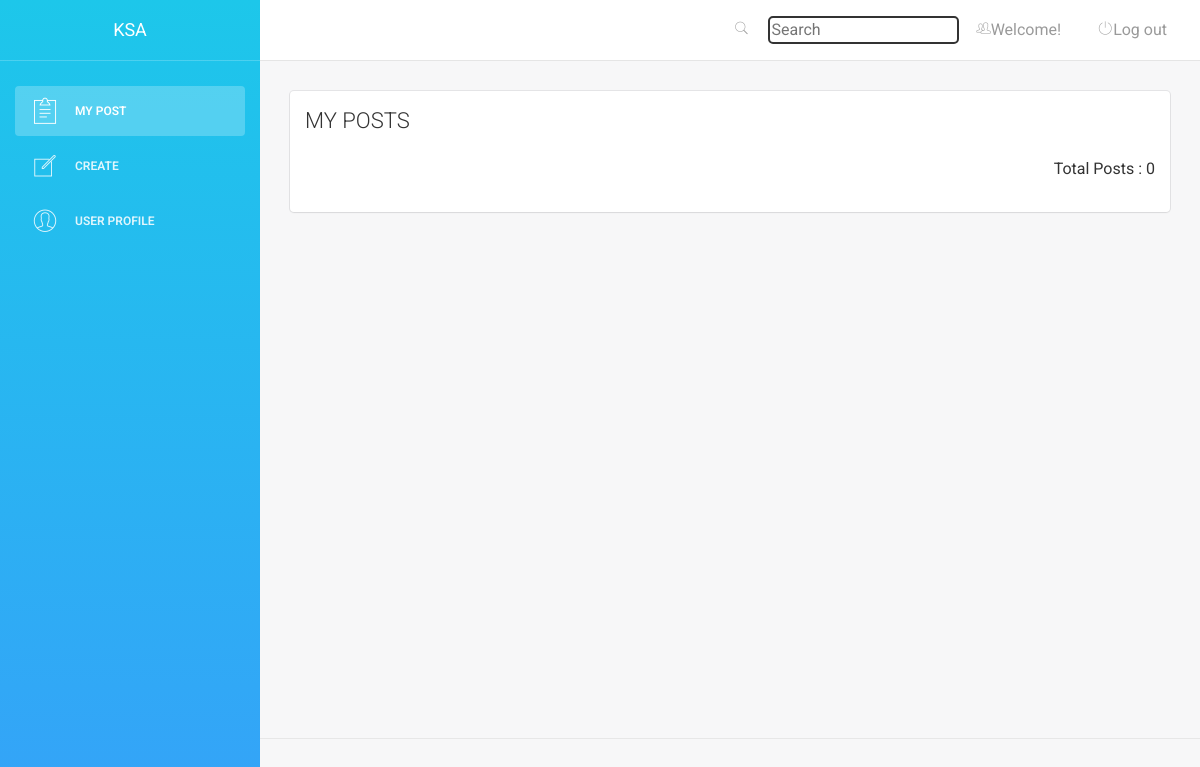
The app's page /userdashboard/userposts.php, older data.
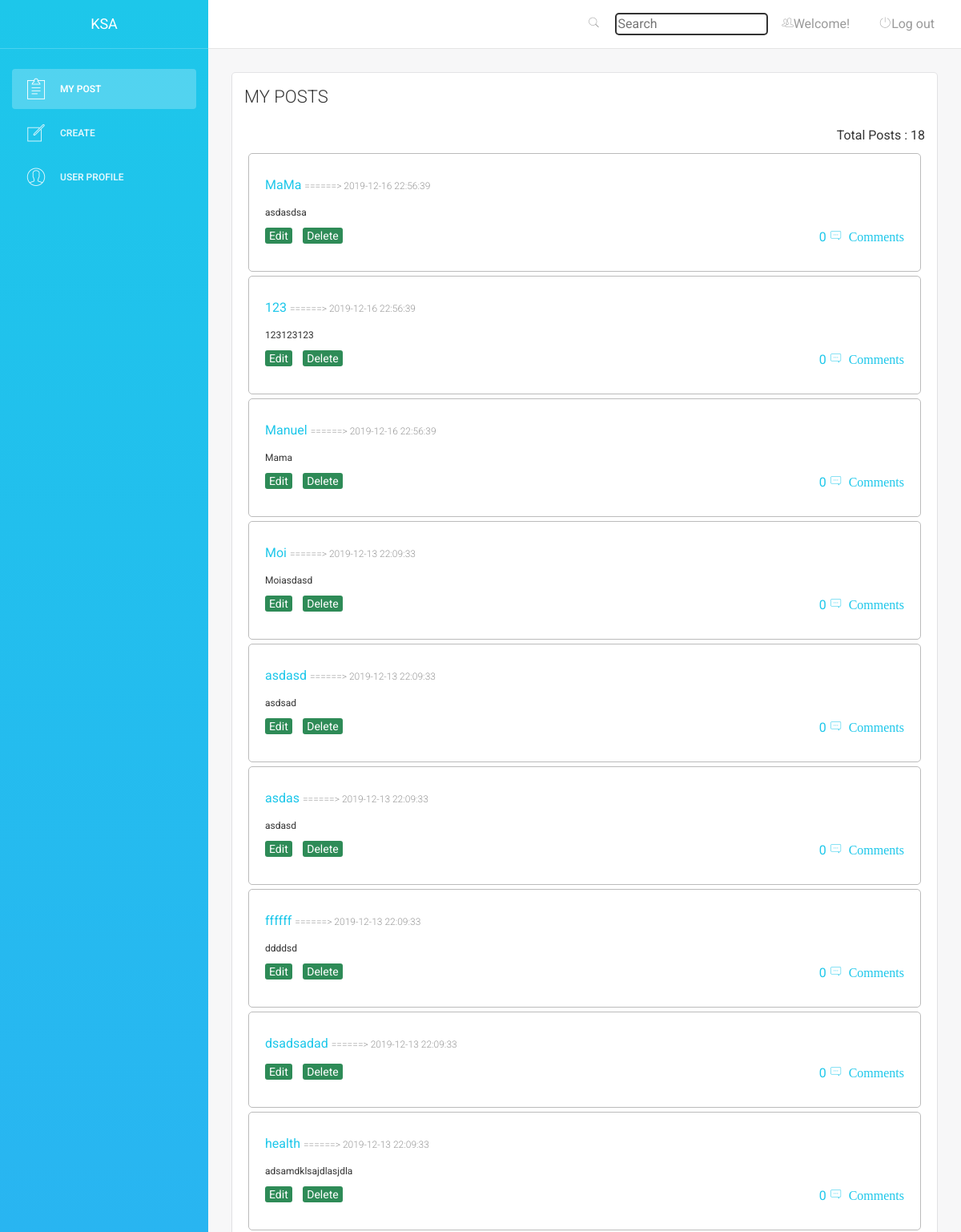
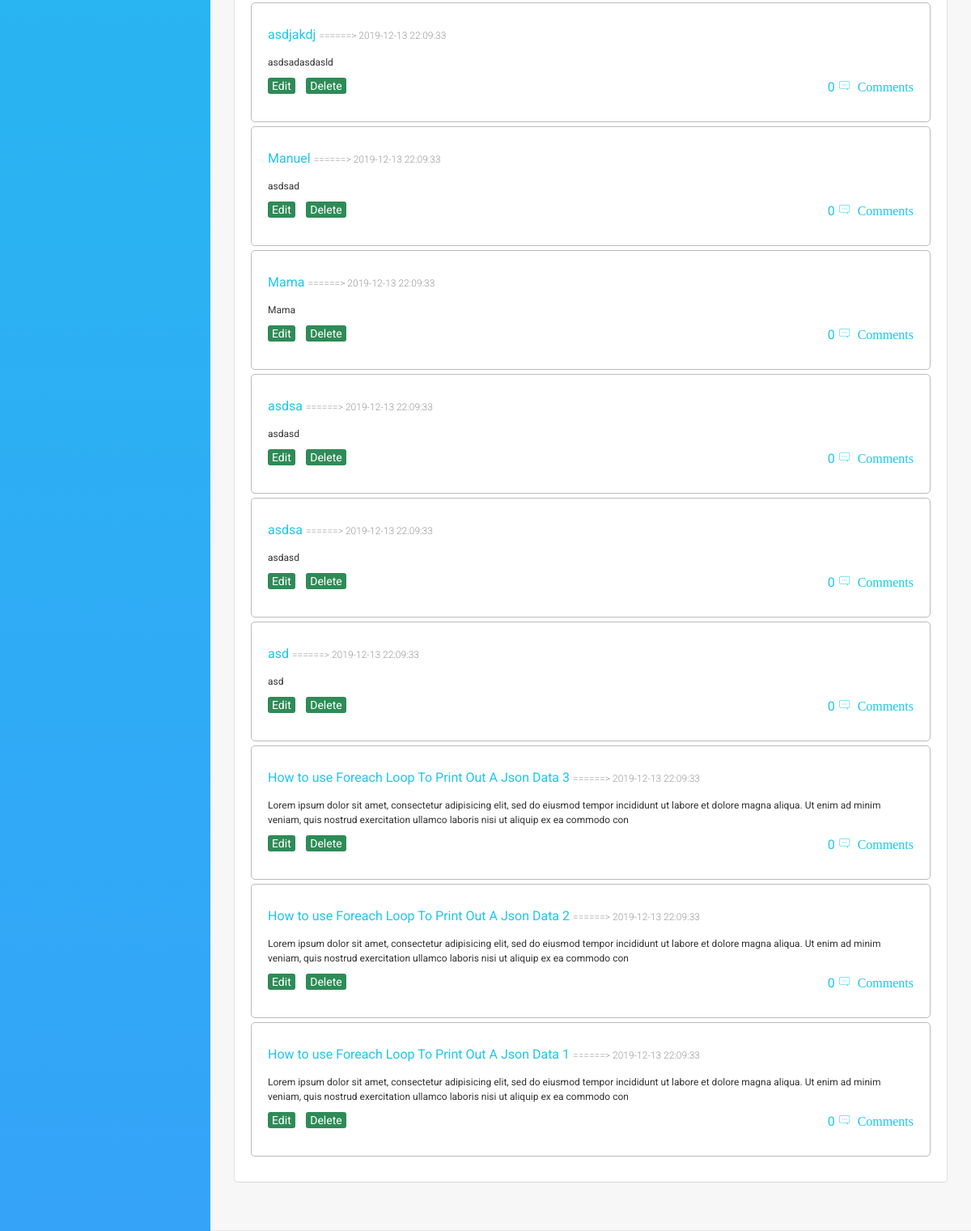
The same page, newer data (2 pictures, top to bottom).
### tables this page shows
CREATE TABLE `tbl_posts` (
  `post_id` int(11) NOT NULL,
  `user_id` varchar(20) NOT NULL,
  `post_title` varchar(100) NOT NULL,
  `post_description` varchar(225) NOT NULL,
  `num_most_comment` int(11) NOT NULL,
  `created_at` timestamp NOT NULL DEFAULT current_timestamp()
);

CREATE TABLE `tbl_users` (
  `user_id` int(11) NOT NULL,
  `full_name` varchar(50) NOT NULL,
  `username` varchar(20) NOT NULL,
  `email` varchar(70) NOT NULL,
  `password` varchar(225) NOT NULL,
  `account_type` int(1) NOT NULL,
  `user_profile_pic` varchar(225) NOT NULL,
  `created_at` timestamp NOT NULL DEFAULT current_timestamp()
);

### userdashboard/server.php (called while the page is built, shortened)
<?php
	$db = mysqli_connect('localhost', 'root', '', 'db_forum');
		$result_posts =mysqli_query($db, "SELECT * FROM `tbl_posts` INNER JOIN tbl_users ON tbl_posts.user_id = tbl_users.user_id ORDER BY post_id DESC ");
 ?>

### userdashboard/userposts.php (the view, shortened to what this page needs)
<?php
    include 'server.php';
 ?>
<!DOCTYPE html>
<html lang="en">
<head>
    <link href="assets/css/bootstrap.min.css" rel="stylesheet" />
    <link href="assets/css/animate.min.css" rel="stylesheet"/>
    <link href="assets/css/light-bootstrap-dashboard.css?v=1.4.0" rel="stylesheet"/>
    <link href="assets/css/demo.css" rel="stylesheet" />
    <link href="http://maxcdn.bootstrapcdn.com/font-awesome/4.2.0/css/font-awesome.min.css" rel="stylesheet">
    <link href="assets/css/pe-icon-7-stroke.css" rel="stylesheet" />
</head>
<body>
<div class="wrapper">
     <div class="sidebar" data-color="azure">
        <div class="sidebar-wrapper">
            <div class="logo">
                <a href="../index.php" class="simple-text">
                    KSA
                </a>
            </div>
            <ul class="nav">
                <li class="active">
                    <a href="userposts.php">
                        <i class="pe-7s-note2"></i>
                        <p>My Post</p>
                    </a>
                </li>
                <li>
                    <a href="createpost.php">
                        <i class="pe-7s-note"></i>
                        <p>Create</p>
                    </a>
                </li>
                <li>
                    <a href="user.php">
                        <i class="pe-7s-user"></i>
                        <p>User Profile</p>
                    </a>
                </li>
            </ul>
        </div>
    </div>
    <div class="main-panel">
        <nav class="navbar navbar-default navbar-fixed">
            <div class="container-fluid">
                 <div class="collapse navbar-collapse">
                    <ul class="nav navbar-nav navbar-right">
                        <li style="display: flex; align-items: center;">
                           <a>
                                <i class="pe-7s-search"></i></a>
                            <form>
                               <input type="search" name="" placeholder="Search" style="border: 2px solid; border-radius: 5px; background:transparent;">
                            </form>
                        </li>
                        <li>
                           <a href="" style="display: flex;">
                                <i class="pe-7s-users"></i>
                               <p> Welcome! <?php echo $_SESSION["username"]; ?></p>
                            </a>
                        </li>
                        <li>
                            <a href="logout.php" style="display: flex;">
                                <i class="pe-7s-power"></i>
                                <p> Log out</p>
                            </a>
                        </li>
                    </ul>
                </div>
            </div>
        </nav>
        <div class="content">
            <div class="container-fluid">
                <div class="row">
                    <div class="col-md-12">
                        <div class="card">
                            <div class="header">
                                <h4 class="title">MY POSTS</h4>
                            </div>
                            <div class="content">
                                <form>
                                    <div class="row">
                                        <div class="col-md-12">
                                            <div class="form-group"style="text-align: right;">
                                                <p> Total Posts : <?php echo mysqli_num_rows($result_posts) ?> </p>
                                                <?php
                                                    while ($row = mysqli_fetch_array($result_posts)) { ?>
                                                <div class="posthistory">
                                                <h5><a href="#"><?php echo $row['post_title']; ?> </a>  <small> ======> <?php echo $row['created_at']; ?> </small>
                                                    </h5>
                                                <p style="font-size: 12px">
                                                    <?php echo $row['post_description']; ?>
                                                    </p>
                                                <div style="display: flex; justify-content: space-between">
                                                <div>
                                                <a class="userbtn_edit" href="createpost.php?edit=<?php echo $row['post_id'];?>"> Edit</a>
                                                <a class="userbtn_delete" href="server.php?del=<?php echo $row['post_id'];?>"> Delete</a>
                                                </div>
                                                <div align="right">
                                                <a href="">
                                                    <p>
                                                        0
                                                     <i class="pe-7s-comment"> Comments</i></p></a>
                                                </div>
                                                </div>
                                                </div>
                                                <?php }
                                                ?>
                                            </div>
                                        </div>
                                    </div>
                                </form>
                            </div>
                        </div>
                    </div>
                </div>
            </div>
        </div>
        <footer class="footer">
        </footer>
    </div>
</div>
</body>
</html>

### userdashboard/userposts.php (style rules this page uses)
.userbtn_edit { text-decoration: none; padding: 2px 5px; background: #2E8B57; color: white; border-radius: 3px; margin-right: 10px; }
.userbtn_delete { text-decoration: none; padding: 2px 5px; background: #2E8B57; color: white; border-radius: 3px; }
.posthistory { margin:auto;text-align: left;padding: 20px;border: 1px solid #bbbbbb; border-radius: 5px; margin: 5px; }

Row changes from the older to the newer data that the page shows:
added tbl_posts: post_title "MaMa", user.created_at "2019-12-16 22:56:39", post_description "asdasdsa"
added tbl_posts: post_title "123", user.created_at "2019-12-16 22:56:39", post_description "123123123"
added tbl_posts: post_title "Manuel", user.created_at "2019-12-16 22:56:39", post_description "Mama"
added tbl_posts: post_title "Moi", user.created_at "2019-12-13 22:09:33", post_description "Moiasdasd"
added tbl_posts: post_title "asdasd", user.created_at "2019-12-13 22:09:33", post_description "asdsad"
added tbl_posts: post_title "asdas", user.created_at "2019-12-13 22:09:33", post_description "asdasd"
added tbl_posts: post_title "ffffff", user.created_at "2019-12-13 22:09:33", post_description "ddddsd"
added tbl_posts: post_title "dsadsadad", user.created_at "2019-12-13 22:09:33"
added tbl_posts: post_title "health", user.created_at "2019-12-13 22:09:33", post_description "adsamdklsajdlasjdla"
added tbl_posts: post_title "asdjakdj", user.created_at "2019-12-13 22:09:33", post_description "asdsadasdasld"
added tbl_posts: post_title "Manuel", user.created_at "2019-12-13 22:09:33", post_description "asdsad"
added tbl_posts: post_title "Mama", user.created_at "2019-12-13 22:09:33", post_description "Mama"
added tbl_posts: post_title "asdsa", user.created_at "2019-12-13 22:09:33", post_description "asdasd"
added tbl_posts: post_title "asdsa", user.created_at "2019-12-13 22:09:33", post_description "asdasd"
added tbl_posts: post_title "asd", user.created_at "2019-12-13 22:09:33", post_description "asd"
added tbl_posts: post_title "How to use Foreach Loop To Print Out A Json Data 3", user.created_at "2019-12-13 22:09:33", post_description "Lorem ipsum dolor sit amet, consectetur adipisicing elit, sed do eiusmod tempor incididunt ut labore et dolore magna aliqua. Ut enim ad minim veniam, quis nostrud exercitation ullamco laboris nisi ut aliquip ex ea commodo con"
added tbl_posts: post_title "How to use Foreach Loop To Print Out A Json Data 2", user.created_at "2019-12-13 22:09:33", post_description "Lorem ipsum dolor sit amet, consectetur adipisicing elit, sed do eiusmod tempor incididunt ut labore et dolore magna aliqua. Ut enim ad minim veniam, quis nostrud exercitation ullamco laboris nisi ut aliquip ex ea commodo con"
added tbl_posts: post_title "How to use Foreach Loop To Print Out A Json Data 1", user.created_at "2019-12-13 22:09:33", post_description "Lorem ipsum dolor sit amet, consectetur adipisicing elit, sed do eiusmod tempor incididunt ut labore et dolore magna aliqua. Ut enim ad minim veniam, quis nostrud exercitation ullamco laboris nisi ut aliquip ex ea commodo con"
Text that changed along with them:
mysqli_num_rows($result_posts): "0" → "18"
